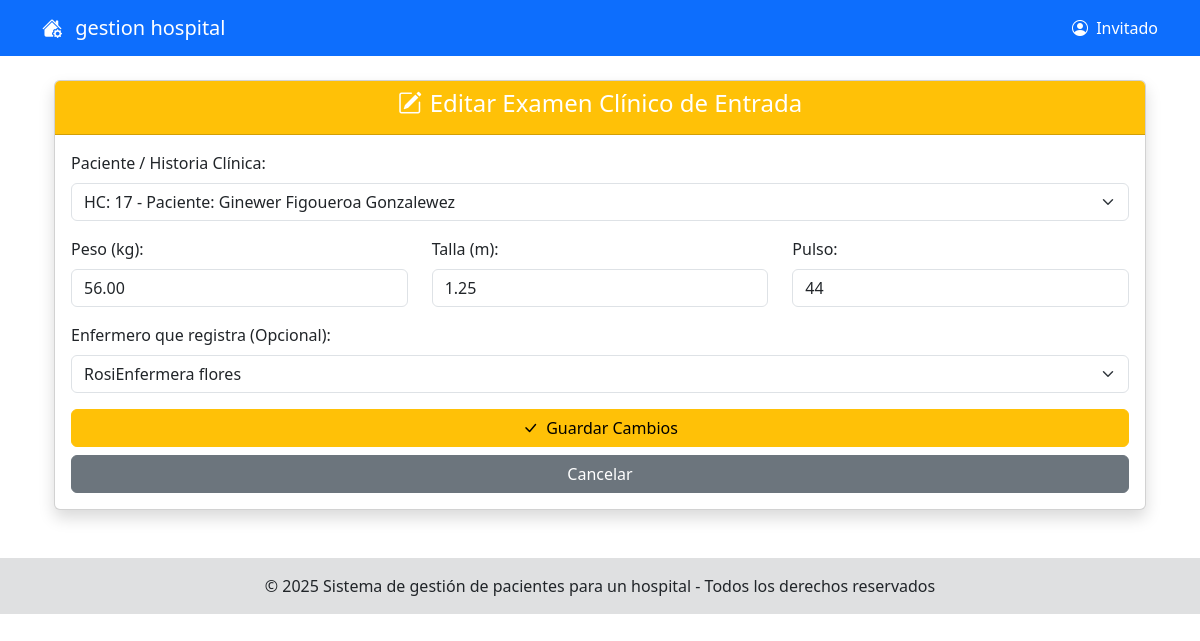
The page /modeloRol/enfermera/gestionExamenDeEntrada/editarExamenEntrada/indexExamenEditar.php?id=6 on the database its author committed.
### tables this page shows
CREATE TABLE `examen_clinico` (
  `examen_id` int(11) NOT NULL,
  `historia_clinica_id` int(11) NOT NULL,
  `peso` decimal(5,2) DEFAULT NULL,
  `talla` decimal(5,2) DEFAULT NULL,
  `pulso` varchar(20) DEFAULT NULL,
  `id_enfermero` int(11) DEFAULT NULL
);

### modeloRol/enfermera/gestionExamenDeEntrada/editarExamenEntrada/indexExamenEditar.php (called while the page is built, shortened)
<?php
include_once('./formExamenEditar.php');
$obj = new formExamenEditar();
$obj->formExamenEditarShow();
?>

### modelo/conexion.php (called while the page is built, shortened)
<?php
class Conexion
{
    private static $instancia = null;
    private $connection;
    private $host = 'localhost';
    private $user = 'root';
    private $pass = '';
    private $dbName = 'opipitaltrabajo';
    private function __construct()
    {
        $this->connection = new mysqli($this->host, $this->user, $this->pass, $this->dbName);
        $this->connection->set_charset("utf8");
    }
    public static function getInstancia()
    {
        if (self::$instancia === null) {
            self::$instancia = new Conexion();
        }
        return self::$instancia;
    }
    public function getConnection()
    {
        return $this->connection;
    }
}
?>

### modelo/ExamenClinicoDAO.php (called while the page is built, shortened)
<?php
include_once('conexion.php');
class ExamenClinicoDAO
{
    private $connection;
    public function __construct() {
        $this->connection = Conexion::getInstancia()->getConnection();
    }
    public function obtenerNombrePacientePorHistoriaClinica($historiaClinicaId)
    {
        $sql = "SELECT u.nombre, u.apellido_paterno, u.apellido_materno
                FROM historia_clinica hc
                INNER JOIN pacientes p ON hc.id_paciente = p.id_paciente
                INNER JOIN usuarios u ON p.id_usuario = u.id_usuario
                WHERE hc.historia_clinica_id = ?";
        $stmt = $this->connection->prepare($sql);
        $stmt->bind_param("i", $historiaClinicaId);
        $stmt->execute();
        $resultado = $stmt->get_result();
        if ($fila = $resultado->fetch_assoc()) {
            return trim($fila['nombre'] . ' ' . $fila['apellido_paterno'] . ' ' . $fila['apellido_materno']);
        }
        return null;
    }
    public function obtenerNombrePersonalPorIdUsuario($idUsuario)
    {
        $sql = "SELECT nombre, apellido_paterno, apellido_materno
                FROM usuarios
                WHERE id_usuario = ?";
        $stmt = $this->connection->prepare($sql);
        $stmt->bind_param("i", $idUsuario);
        $stmt->execute();
        $resultado = $stmt->get_result();
        if ($fila = $resultado->fetch_assoc()) {
            return trim($fila['nombre'] . ' ' . $fila['apellido_paterno'] . ' ' . $fila['apellido_materno']);
        }
        return null;
    }
    public function obtenerExamenPorId($examenId)
    {
        $sql = "SELECT * FROM examen_clinico WHERE examen_id = ?";
        $stmt = $this->connection->prepare($sql);
        $stmt->bind_param("i", $examenId);
        $stmt->execute();
        $resultado = $stmt->get_result();
        $examen = $resultado->fetch_assoc();
        if ($examen) {
             $examen['nombre_paciente'] = $this->obtenerNombrePacientePorHistoriaClinica($examen['historia_clinica_id']);
             $examen['nombre_enfermero'] = $this->obtenerNombrePersonalPorIdUsuario($examen['id_enfermero']);
        }
        return $examen;
    }
    public function obtenerHistoriasClinicasConNombrePaciente()
    {
        $sql = "SELECT hc.historia_clinica_id, u.nombre, u.apellido_paterno, u.apellido_materno
                FROM historia_clinica hc
                INNER JOIN pacientes p ON hc.id_paciente = p.id_paciente
                INNER JOIN usuarios u ON p.id_usuario = u.id_usuario
                ORDER BY u.apellido_paterno";
        $resultado = $this->connection->query($sql);
        $historias = [];
        if ($resultado) {
            while ($fila = $resultado->fetch_assoc()) {
                $fila['nombre_completo'] = trim($fila['nombre'] . ' ' . $fila['apellido_paterno'] . ' ' . $fila['apellido_materno']);
                $historias[] = $fila;
            }
        }
        return $historias;
    }
    public function obtenerEnfermerosActivos()
    {
        $sql = "SELECT id_usuario, nombre, apellido_paterno, apellido_materno
                FROM usuarios
                WHERE id_rol = 6 AND activo = 1
                ORDER BY apellido_paterno";
        $resultado = $this->connection->query($sql);
        $enfermeros = [];
        if ($resultado) {
            while ($fila = $resultado->fetch_assoc()) {
                $enfermeros[] = $fila;
            }
        }
        return $enfermeros;
    }
}
?>

### modeloRol/enfermera/gestionExamenDeEntrada/editarExamenEntrada/formExamenEditar.php (the view, shortened to what this page needs)
<?php
include_once('../../../../shared/pantalla.php');
include_once("../../../../modelo/ExamenClinicoDAO.php");
class formExamenEditar extends pantalla
{
    public function formExamenEditarShow()
    {
        $examenId = $_GET['id'] ?? null;
        $objExamenDAO = new ExamenClinicoDAO();
        $examen = $objExamenDAO->obtenerExamenPorId($examenId);
        $historias = $objExamenDAO->obtenerHistoriasClinicasConNombrePaciente();
        $enfermeros = $objExamenDAO->obtenerEnfermerosActivos();
?>
<div class="container mt-4">
    <div class="card shadow">
        <div class="card-header bg-warning text-white text-center">
            <h4><i class="bi bi-pencil-square me-2"></i>Editar Examen Clínico de Entrada</h4>
        </div>
        <div class="card-body">
            <form action="./getExamenEditar.php" method="POST">
                <div class="mb-3">
                    <label for="historia_clinica_id" class="form-label">Paciente / Historia Clínica:</label>
                    <select class="form-select" id="historia_clinica_id" name="historia_clinica_id" required>
                        <?php foreach ($historias as $hc) {
                            $selected = ($hc['historia_clinica_id'] == $examen['historia_clinica_id']) ? 'selected' : '';
                        ?>
                            <option value="<?php echo htmlspecialchars($hc['historia_clinica_id']); ?>" <?php echo $selected; ?>>
                                <?php echo htmlspecialchars("HC: {$hc['historia_clinica_id']} - Paciente: {$hc['nombre_completo']}"); ?>
                            </option>
                        <?php } ?>
                    </select>
                </div>
                <div class="row">
                    <div class="col-md-4 mb-3">
                        <label for="peso" class="form-label">Peso (kg):</label>
                        <input type="number" step="0.01" class="form-control" id="peso" name="peso"
                               value="<?php echo htmlspecialchars($examen['peso']); ?>" required min="0.1" max="500">
                    </div>
                    <div class="col-md-4 mb-3">
                        <label for="talla" class="form-label">Talla (m):</label>
                        <input type="number" step="0.01" class="form-control" id="talla" name="talla"
                               value="<?php echo htmlspecialchars($examen['talla']); ?>" required min="0.1" max="3.0">
                    </div>
                    <div class="col-md-4 mb-3">
                        <label for="pulso" class="form-label">Pulso:</label>
                        <input type="text" class="form-control" id="pulso" name="pulso"
                               value="<?php echo htmlspecialchars($examen['pulso']); ?>" required maxlength="20">
                    </div>
                </div>
                <div class="mb-3">
                    <label for="id_enfermero" class="form-label">Enfermero que registra (Opcional):</label>
                    <select class="form-select" id="id_enfermero" name="id_enfermero">
                        <?php foreach ($enfermeros as $enfermero) {
                            $selected = ($enfermero['id_usuario'] == $examen['id_enfermero']) ? 'selected' : '';
                        ?>
                            <option value="<?php echo htmlspecialchars($enfermero['id_usuario']); ?>" <?php echo $selected; ?>>
                                <?php echo htmlspecialchars("{$enfermero['nombre']} {$enfermero['apellido_paterno']}"); ?>
                            </option>
                        <?php } ?>
                    </select>
                </div>
                <div class="d-grid gap-2">
                    <button type="submit" class="btn btn-warning"><i class="bi bi-check-lg me-2"></i>Guardar Cambios</button>
                    <a href="../indexExamenEntrada.php" class="btn btn-secondary">Cancelar</a>
                </div>
            </form>
        </div>
    </div>
</div>
<?php
    }
}
?>

### rows shown on the page
examen_clinico: peso "56.00", talla "1.25", pulso "44"

### other values the page prints
$_SESSION['login'] "Invitado"
form field historia_clinica_id "HC: 17 - Paciente: Ginewer Figoueroa Gonzalewez"
form field id_enfermero "RosiEnfermera flores"
